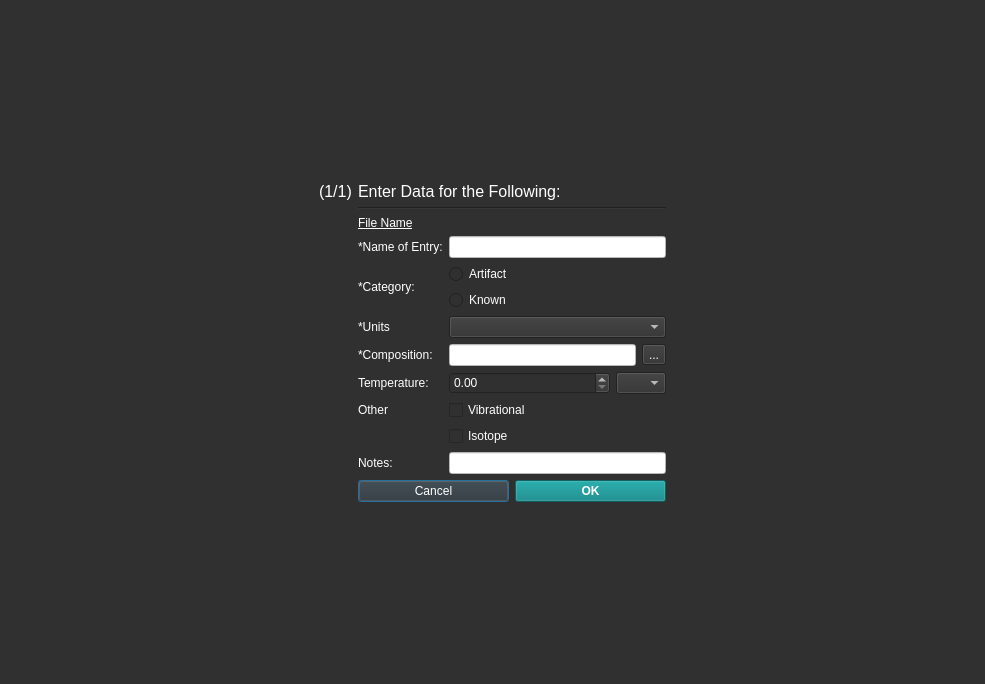
<?xml version="1.0" encoding="UTF-8"?>
<ui version="4.0">
 <class>Dialog</class>
 <widget class="QDialog" name="Dialog">
  <property name="geometry">
   <rect>
    <x>0</x>
    <y>0</y>
    <width>985</width>
    <height>684</height>
   </rect>
  </property>
  <property name="minimumSize">
   <size>
    <width>0</width>
    <height>9</height>
   </size>
  </property>
  <property name="maximumSize">
   <size>
    <width>16777215</width>
    <height>16777214</height>
   </size>
  </property>
  <property name="windowTitle">
   <string>Dialog</string>
  </property>
  <property name="styleSheet">
   <string notr="true">background-color: rgb(48, 48, 48);
gridline-color: rgb(195, 195, 195);
color: rgb(255, 255, 255);
</string>
  </property>
  <layout class="QGridLayout" name="gridLayout_2">
   <item row="1" column="1">
    <widget class="QLabel" name="index_lbl">
     <property name="font">
      <font>
       <pointsize>12</pointsize>
      </font>
     </property>
     <property name="text">
      <string>(1/1)</string>
     </property>
    </widget>
   </item>
   <item row="0" column="3">
    <spacer name="horizontalSpacer_2">
     <property name="orientation">
      <enum>Qt::Horizontal</enum>
     </property>
     <property name="sizeHint" stdset="0">
      <size>
       <width>40</width>
       <height>20</height>
      </size>
     </property>
    </spacer>
   </item>
   <item row="0" column="2">
    <spacer name="verticalSpacer">
     <property name="orientation">
      <enum>Qt::Vertical</enum>
     </property>
     <property name="sizeHint" stdset="0">
      <size>
       <width>20</width>
       <height>40</height>
      </size>
     </property>
    </spacer>
   </item>
   <item row="3" column="2">
    <widget class="Line" name="line">
     <property name="orientation">
      <enum>Qt::Horizontal</enum>
     </property>
    </widget>
   </item>
   <item row="1" column="2">
    <widget class="QLabel" name="label_7">
     <property name="font">
      <font>
       <pointsize>12</pointsize>
       <weight>50</weight>
       <bold>false</bold>
      </font>
     </property>
     <property name="text">
      <string>Enter Data for the Following:</string>
     </property>
    </widget>
   </item>
   <item row="0" column="0">
    <spacer name="horizontalSpacer">
     <property name="orientation">
      <enum>Qt::Horizontal</enum>
     </property>
     <property name="sizeHint" stdset="0">
      <size>
       <width>40</width>
       <height>20</height>
      </size>
     </property>
    </spacer>
   </item>
   <item row="4" column="2">
    <widget class="QLabel" name="file_name_lbl">
     <property name="font">
      <font>
       <weight>50</weight>
       <bold>false</bold>
       <underline>true</underline>
       <strikeout>false</strikeout>
      </font>
     </property>
     <property name="text">
      <string>File Name</string>
     </property>
    </widget>
   </item>
   <item row="8" column="2">
    <spacer name="verticalSpacer_2">
     <property name="orientation">
      <enum>Qt::Vertical</enum>
     </property>
     <property name="sizeHint" stdset="0">
      <size>
       <width>20</width>
       <height>40</height>
      </size>
     </property>
    </spacer>
   </item>
   <item row="7" column="2">
    <layout class="QHBoxLayout" name="horizontalLayout">
     <item>
      <widget class="QPushButton" name="cancel_btn">
       <property name="sizePolicy">
        <sizepolicy hsizetype="Minimum" vsizetype="Fixed">
         <horstretch>0</horstretch>
         <verstretch>0</verstretch>
        </sizepolicy>
       </property>
       <property name="minimumSize">
        <size>
         <width>0</width>
         <height>0</height>
        </size>
       </property>
       <property name="text">
        <string>Cancel</string>
       </property>
      </widget>
     </item>
     <item>
      <widget class="QPushButton" name="ok_btn">
       <property name="font">
        <font>
         <weight>75</weight>
         <bold>true</bold>
        </font>
       </property>
       <property name="styleSheet">
        <string notr="true">background-color: rgba(0, 128, 128, 154);</string>
       </property>
       <property name="text">
        <string>OK</string>
       </property>
      </widget>
     </item>
    </layout>
   </item>
   <item row="5" column="2">
    <layout class="QGridLayout" name="gridLayout">
     <item row="3" column="2">
      <widget class="QComboBox" name="units_combobx">
       <property name="enabled">
        <bool>true</bool>
       </property>
      </widget>
     </item>
     <item row="14" column="0">
      <widget class="QLabel" name="notes_lbl">
       <property name="text">
        <string>Notes: </string>
       </property>
      </widget>
     </item>
     <item row="2" column="0">
      <widget class="QLabel" name="category_lbl">
       <property name="text">
        <string>*Category:</string>
       </property>
      </widget>
     </item>
     <item row="4" column="0">
      <widget class="QLabel" name="compostition_lbl">
       <property name="styleSheet">
        <string notr="true">color: rgb(255, 255, 255);</string>
       </property>
       <property name="text">
        <string>*Composition: </string>
       </property>
      </widget>
     </item>
     <item row="2" column="2">
      <layout class="QVBoxLayout" name="verticalLayout_2">
       <property name="sizeConstraint">
        <enum>QLayout::SetDefaultConstraint</enum>
       </property>
       <item>
        <widget class="QRadioButton" name="artifact_rdio">
         <property name="text">
          <string>Artifact</string>
         </property>
        </widget>
       </item>
       <item>
        <widget class="QRadioButton" name="known_rdio">
         <property name="text">
          <string>Known</string>
         </property>
        </widget>
       </item>
      </layout>
     </item>
     <item row="3" column="0">
      <widget class="QLabel" name="units_lbl">
       <property name="text">
        <string>*Units</string>
       </property>
      </widget>
     </item>
     <item row="6" column="2">
      <layout class="QHBoxLayout" name="horizontalLayout_2">
       <item>
        <widget class="QDoubleSpinBox" name="temperature_spinbx"/>
       </item>
       <item>
        <widget class="QComboBox" name="temperature_units_chkbx">
         <property name="sizePolicy">
          <sizepolicy hsizetype="Fixed" vsizetype="Fixed">
           <horstretch>0</horstretch>
           <verstretch>0</verstretch>
          </sizepolicy>
         </property>
         <property name="maximumSize">
          <size>
           <width>50</width>
           <height>16777215</height>
          </size>
         </property>
        </widget>
       </item>
      </layout>
     </item>
     <item row="7" column="2">
      <layout class="QVBoxLayout" name="verticalLayout">
       <item>
        <widget class="QCheckBox" name="vibrational_chkbx">
         <property name="text">
          <string>Vibrational</string>
         </property>
        </widget>
       </item>
      </layout>
     </item>
     <item row="7" column="0">
      <widget class="QLabel" name="other_lbl">
       <property name="text">
        <string>Other</string>
       </property>
      </widget>
     </item>
     <item row="8" column="2">
      <widget class="QCheckBox" name="isotope_chkbx">
       <property name="text">
        <string>Isotope</string>
       </property>
      </widget>
     </item>
     <item row="1" column="0">
      <widget class="QLabel" name="name_lbl">
       <property name="text">
        <string>*Name of Entry:</string>
       </property>
      </widget>
     </item>
     <item row="6" column="0">
      <widget class="QLabel" name="temperature_lbl">
       <property name="text">
        <string>Temperature: </string>
       </property>
      </widget>
     </item>
     <item row="1" column="2">
      <widget class="QLineEdit" name="name_txt">
       <property name="styleSheet">
        <string notr="true">background-color: rgb(255, 255, 255);
color: rgb(25, 25, 25);</string>
       </property>
      </widget>
     </item>
     <item row="14" column="2">
      <widget class="QLineEdit" name="notes_txt">
       <property name="styleSheet">
        <string notr="true">background-color: rgb(255, 255, 255);
color: rgb(25, 25, 25);</string>
       </property>
      </widget>
     </item>
     <item row="4" column="2">
      <layout class="QHBoxLayout" name="horizontalLayout_3">
       <item>
        <widget class="QLineEdit" name="composition_txt">
         <property name="styleSheet">
          <string notr="true">background-color: rgb(255, 255, 255);
color: rgb(25, 25, 25);</string>
         </property>
        </widget>
       </item>
       <item>
        <widget class="QToolButton" name="compostion_btn">
         <property name="text">
          <string>...</string>
         </property>
        </widget>
       </item>
      </layout>
     </item>
    </layout>
   </item>
  </layout>
 </widget>
 <resources/>
 <connections/>
</ui>
